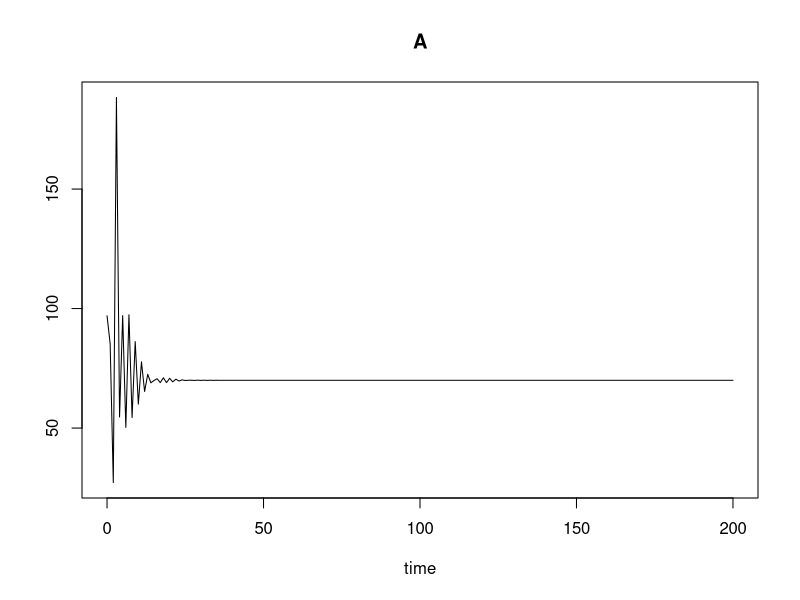
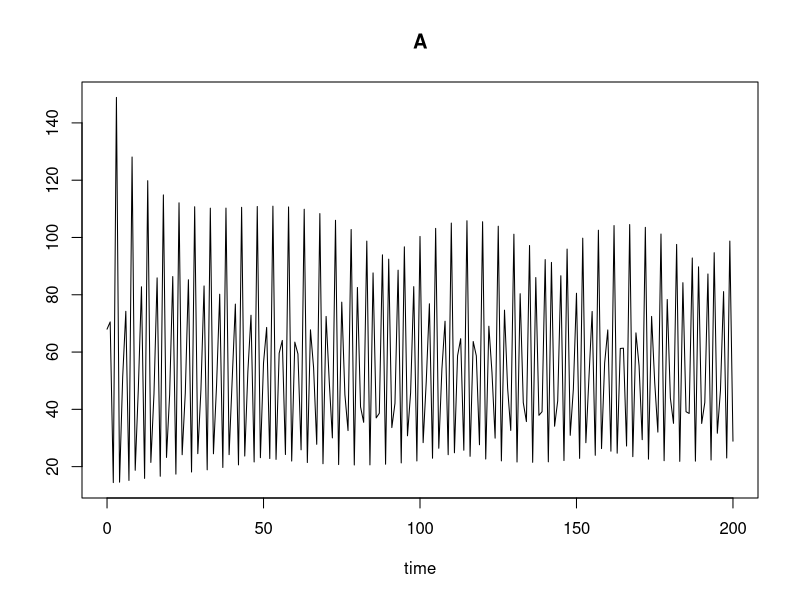

Write the R code that produced these figures, in order.
## ---- chunk 1
knitr::opts_chunk$set(echo = TRUE)
## ---- chunk 2
library(caret)
library(lattice)
library(ggplot2)
library(dplyr)

## ---- chunk 3
parameters1 <- c(b = 7.48, c_ea = 0.009, c_pa = 0.004, c_el = 0.012, u_p = 0, u_l = 0.267, u_a = 0.73)

#rand11 <- sample(2:100,1)
#rand21 <- sample(2:100,1)
#rand31 <- sample(2:100,1)

state1 <- c(L = sample(2:100,1), P = sample(2:100,1), A = sample(2:100,1))



#ODE's that model Beetles
beetles1<-function(t, state, parameters) {
  with(as.list(c(state, parameters)),{
    # rate of change
    L1 <- b * A * exp((-c_el * L) - (c_ea * A))
    P1 <- L * (1 - u_l) 
    A1 <- (P * exp(-c_pa * A) + A * (1 - u_a)) 
    
    # return the rate of change
    list(c(L1, P1, A1))
  }) # end with(as.list ...
}

times1 <- seq(0, 200)

#Plotting A vs Time Graph
library(deSolve)
Time_Series_Stable <- ode(y = state1, times = times1, func = beetles1, parms = parameters1, method = "iteration")
plot(Time_Series_Stable, select = NULL, which = c('A'), ask = NULL,
              obs = NULL, obspar = list())
## ---- chunk 4
parameters2 <- c(b = 7.48, c_ea = 0.009, c_pa = 0.004, c_el = 0.012, u_p = 0, u_l = 0.267, u_a = 0.96)

state2 <- c(L = sample(2:100,1), P = sample(2:100,1), A = sample(2:100,1))


beetles2<-function(t, state, parameters) {
  with(as.list(c(state, parameters)),{
    # rate of change
    L1 <- b * A * exp((-c_el * L) - (c_ea * A))
    P1 <- L * (1 - u_l) 
    A1 <- (P * exp(-c_pa * A) + A * (1 - u_a)) 
    
    # return the rate of change
    list(c(L1, P1, A1))
  }) # end with(as.list ...
}

times2 <- seq(0, 200)

library(deSolve)
Time_Series_Aperiodic <- ode(y = state2, times = times2, func = beetles2, parms = parameters2, method = "iteration")
head(Time_Series_Aperiodic)

#Plotting A vs Time Graph
plot(Time_Series_Aperiodic, select = NULL, which = c('A'), ask = NULL,
              obs = NULL, obspar = list())

## ---- chunk 5
#Turning Atomic Vector into dataframe for manipulation
total_df <- as.data.frame(rbind(Time_Series_Stable,Time_Series_Aperiodic)) %>%
  select(time, A)
  
#Add another column with Stable or Aperiodic
total_df$Classification =c(rep("Stable",201),rep("Aperiodic",201))



#K-Means
kmeans(total_df$A, 2,25)
